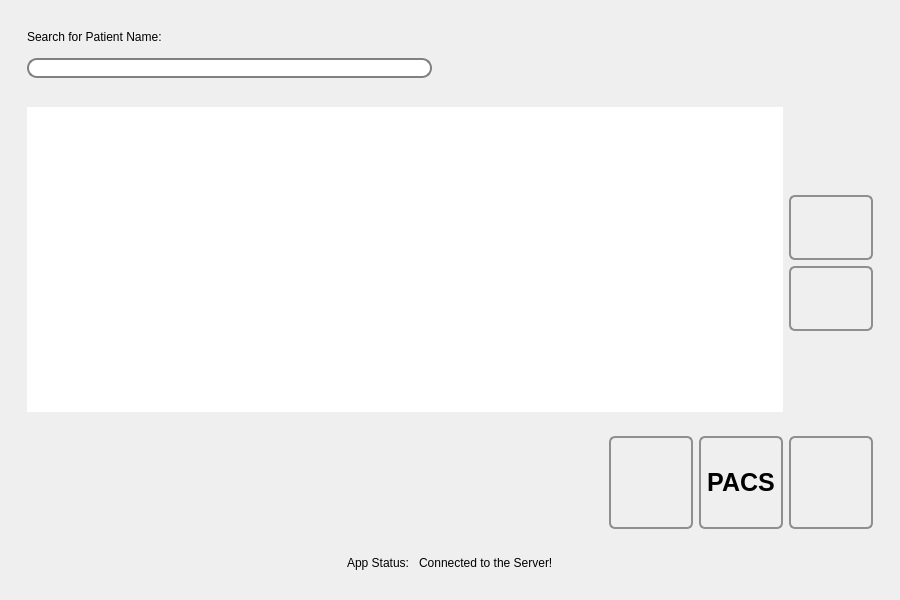
<?xml version="1.0" encoding="UTF-8"?>
<ui version="4.0">
 <class>UnreportedStudies</class>
 <widget class="QMainWindow" name="UnreportedStudies">
  <property name="geometry">
   <rect>
    <x>0</x>
    <y>0</y>
    <width>900</width>
    <height>600</height>
   </rect>
  </property>
  <property name="minimumSize">
   <size>
    <width>900</width>
    <height>600</height>
   </size>
  </property>
  <property name="maximumSize">
   <size>
    <width>900</width>
    <height>600</height>
   </size>
  </property>
  <property name="windowTitle">
   <string>Higiia - Study Pool</string>
  </property>
  <property name="windowIcon">
   <iconset resource="../../icons.qrc">
    <normaloff>:/icons/favicon.ico</normaloff>:/icons/favicon.ico</iconset>
  </property>
  <property name="styleSheet">
   <string notr="true">QWidget {
	font-size: 9pt;
}

 QLineEdit:!enabled {
     color: black;
     border: 2px solid gray;
     border-radius: 10px;
     padding: 0 8px;
     background: lightgray;
     selection-background-color: darkgray;
 }


 QLineEdit {
     color: black;
     border: 2px solid gray;
     border-radius: 10px;
     padding: 0 8px;
     background: white;
     selection-background-color: darkgray;
 }

 QPushButton {
     border: 2px solid #8f8f91;
     border-radius: 6px;
     background-color: qlineargradient(x1: 0, y1: 0, x2: 0, y2: 1,
                                       stop: 0 #f6f7fa, stop: 1 #dadbde);
     min-width: 80px;
	color: black;
 }

 QPushButton:pressed {
     background-color: qlineargradient(x1: 0, y1: 0, x2: 0, y2: 1,
                                       stop: 0 #dadbde, stop: 1 #f6f7fa);
 }

 QPushButton:flat {
     border: none; /* no border for a flat push button */
 }

 QPushButton:default {
     border-color: white; /* make the default button prominent */
 }

QFrame{
	border: none;
}</string>
  </property>
  <widget class="QWidget" name="centralwidget">
   <layout class="QGridLayout" name="gridLayout_3">
    <item row="0" column="0" rowspan="2">
     <widget class="QFrame" name="frame_5">
      <property name="frameShape">
       <enum>QFrame::StyledPanel</enum>
      </property>
      <property name="frameShadow">
       <enum>QFrame::Raised</enum>
      </property>
      <layout class="QVBoxLayout" name="verticalLayout">
       <item>
        <widget class="QFrame" name="frame">
         <property name="frameShape">
          <enum>QFrame::StyledPanel</enum>
         </property>
         <property name="frameShadow">
          <enum>QFrame::Raised</enum>
         </property>
         <layout class="QGridLayout" name="gridLayout">
          <item row="1" column="1">
           <widget class="QLabel" name="lblSearchPatient">
            <property name="minimumSize">
             <size>
              <width>30</width>
              <height>30</height>
             </size>
            </property>
            <property name="maximumSize">
             <size>
              <width>30</width>
              <height>30</height>
             </size>
            </property>
            <property name="text">
             <string/>
            </property>
            <property name="pixmap">
             <pixmap resource="../../icons.qrc">:/icons/icoSearch.png</pixmap>
            </property>
            <property name="scaledContents">
             <bool>true</bool>
            </property>
           </widget>
          </item>
          <item row="0" column="0">
           <widget class="QLabel" name="label">
            <property name="text">
             <string>Search for Patient Name:</string>
            </property>
           </widget>
          </item>
          <item row="1" column="0">
           <widget class="QLineEdit" name="txtSearchPatient"/>
          </item>
          <item row="0" column="3">
           <spacer name="horizontalSpacer_2">
            <property name="orientation">
             <enum>Qt::Horizontal</enum>
            </property>
            <property name="sizeHint" stdset="0">
             <size>
              <width>40</width>
              <height>20</height>
             </size>
            </property>
           </spacer>
          </item>
         </layout>
        </widget>
       </item>
       <item>
        <widget class="QFrame" name="frame_2">
         <property name="frameShape">
          <enum>QFrame::StyledPanel</enum>
         </property>
         <property name="frameShadow">
          <enum>QFrame::Raised</enum>
         </property>
         <layout class="QGridLayout" name="gridLayout_2">
          <item row="0" column="0" rowspan="4">
           <widget class="QTableWidget" name="tblInfo">
            <property name="sortingEnabled">
             <bool>true</bool>
            </property>
           </widget>
          </item>
          <item row="0" column="1">
           <spacer name="verticalSpacer">
            <property name="orientation">
             <enum>Qt::Vertical</enum>
            </property>
            <property name="sizeHint" stdset="0">
             <size>
              <width>20</width>
              <height>40</height>
             </size>
            </property>
           </spacer>
          </item>
          <item row="1" column="1">
           <widget class="QPushButton" name="btnBack">
            <property name="minimumSize">
             <size>
              <width>84</width>
              <height>65</height>
             </size>
            </property>
            <property name="maximumSize">
             <size>
              <width>65</width>
              <height>65</height>
             </size>
            </property>
            <property name="text">
             <string/>
            </property>
            <property name="icon">
             <iconset resource="../../icons.qrc">
              <normaloff>:/icons/icoUpArrow.png</normaloff>:/icons/icoUpArrow.png</iconset>
            </property>
            <property name="iconSize">
             <size>
              <width>50</width>
              <height>50</height>
             </size>
            </property>
           </widget>
          </item>
          <item row="2" column="1">
           <widget class="QPushButton" name="btnNext">
            <property name="minimumSize">
             <size>
              <width>84</width>
              <height>65</height>
             </size>
            </property>
            <property name="maximumSize">
             <size>
              <width>65</width>
              <height>65</height>
             </size>
            </property>
            <property name="text">
             <string/>
            </property>
            <property name="icon">
             <iconset resource="../../icons.qrc">
              <normaloff>:/icons/icoDownArrow.png</normaloff>:/icons/icoDownArrow.png</iconset>
            </property>
            <property name="iconSize">
             <size>
              <width>50</width>
              <height>50</height>
             </size>
            </property>
           </widget>
          </item>
          <item row="3" column="1">
           <spacer name="verticalSpacer_2">
            <property name="orientation">
             <enum>Qt::Vertical</enum>
            </property>
            <property name="sizeHint" stdset="0">
             <size>
              <width>20</width>
              <height>40</height>
             </size>
            </property>
           </spacer>
          </item>
         </layout>
        </widget>
       </item>
       <item>
        <widget class="QFrame" name="frame_3">
         <property name="styleSheet">
          <string notr="true">QFrame{
	border: 0px;
}</string>
         </property>
         <property name="frameShape">
          <enum>QFrame::StyledPanel</enum>
         </property>
         <property name="frameShadow">
          <enum>QFrame::Raised</enum>
         </property>
         <layout class="QHBoxLayout" name="horizontalLayout">
          <item>
           <spacer name="horizontalSpacer">
            <property name="orientation">
             <enum>Qt::Horizontal</enum>
            </property>
            <property name="sizeHint" stdset="0">
             <size>
              <width>40</width>
              <height>20</height>
             </size>
            </property>
           </spacer>
          </item>
          <item>
           <widget class="QPushButton" name="btnClose">
            <property name="minimumSize">
             <size>
              <width>84</width>
              <height>93</height>
             </size>
            </property>
            <property name="maximumSize">
             <size>
              <width>93</width>
              <height>93</height>
             </size>
            </property>
            <property name="text">
             <string/>
            </property>
            <property name="icon">
             <iconset resource="../../icons.qrc">
              <normaloff>:/icons/icoCloseReverseLine.png</normaloff>:/icons/icoCloseReverseLine.png</iconset>
            </property>
            <property name="iconSize">
             <size>
              <width>80</width>
              <height>80</height>
             </size>
            </property>
           </widget>
          </item>
          <item>
           <widget class="QPushButton" name="btnPACS">
            <property name="minimumSize">
             <size>
              <width>84</width>
              <height>93</height>
             </size>
            </property>
            <property name="maximumSize">
             <size>
              <width>84</width>
              <height>93</height>
             </size>
            </property>
            <property name="font">
             <font>
              <pointsize>19</pointsize>
              <weight>75</weight>
              <bold>true</bold>
             </font>
            </property>
            <property name="styleSheet">
             <string notr="true">QWidget {
	font-size: 19pt;
}</string>
            </property>
            <property name="text">
             <string>PACS</string>
            </property>
           </widget>
          </item>
          <item>
           <widget class="QPushButton" name="btnViewStudy">
            <property name="minimumSize">
             <size>
              <width>84</width>
              <height>93</height>
             </size>
            </property>
            <property name="maximumSize">
             <size>
              <width>93</width>
              <height>93</height>
             </size>
            </property>
            <property name="text">
             <string/>
            </property>
            <property name="icon">
             <iconset resource="../../icons.qrc">
              <normaloff>:/icons/icoViewStudy.png</normaloff>:/icons/icoViewStudy.png</iconset>
            </property>
            <property name="iconSize">
             <size>
              <width>80</width>
              <height>80</height>
             </size>
            </property>
           </widget>
          </item>
         </layout>
        </widget>
       </item>
       <item>
        <widget class="QFrame" name="frame_4">
         <property name="frameShape">
          <enum>QFrame::StyledPanel</enum>
         </property>
         <property name="frameShadow">
          <enum>QFrame::Raised</enum>
         </property>
         <layout class="QHBoxLayout" name="horizontalLayout_2">
          <item>
           <spacer name="horizontalSpacer_5">
            <property name="orientation">
             <enum>Qt::Horizontal</enum>
            </property>
            <property name="sizeHint" stdset="0">
             <size>
              <width>266</width>
              <height>20</height>
             </size>
            </property>
           </spacer>
          </item>
          <item>
           <widget class="QLabel" name="lblServerStatusConst">
            <property name="text">
             <string>App Status: </string>
            </property>
           </widget>
          </item>
          <item>
           <widget class="QLabel" name="lblServerSetup">
            <property name="text">
             <string>Connected to the Server!</string>
            </property>
           </widget>
          </item>
          <item>
           <spacer name="horizontalSpacer_6">
            <property name="orientation">
             <enum>Qt::Horizontal</enum>
            </property>
            <property name="sizeHint" stdset="0">
             <size>
              <width>265</width>
              <height>20</height>
             </size>
            </property>
           </spacer>
          </item>
         </layout>
        </widget>
       </item>
      </layout>
     </widget>
    </item>
   </layout>
  </widget>
 </widget>
 <resources>
  <include location="../../icons.qrc"/>
 </resources>
 <connections/>
</ui>
